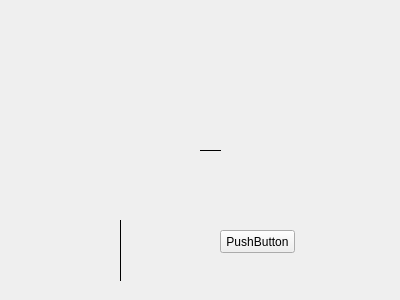
<?xml version="1.0" encoding="UTF-8"?>
<ui version="4.0">
 <class>SingleReaction</class>
 <widget class="QWidget" name="SingleReaction">
  <property name="geometry">
   <rect>
    <x>0</x>
    <y>0</y>
    <width>400</width>
    <height>300</height>
   </rect>
  </property>
  <property name="windowTitle">
   <string>Form</string>
  </property>
  <widget class="QPushButton" name="pushButton">
   <property name="geometry">
    <rect>
     <x>220</x>
     <y>230</y>
     <width>75</width>
     <height>23</height>
    </rect>
   </property>
   <property name="text">
    <string>PushButton</string>
   </property>
  </widget>
  <widget class="QLabel" name="label">
   <property name="geometry">
    <rect>
     <x>80</x>
     <y>20</y>
     <width>201</width>
     <height>201</height>
    </rect>
   </property>
   <property name="text">
    <string/>
   </property>
   <property name="pixmap">
    <pixmap>../../../python files/icons/web.png</pixmap>
   </property>
   <property name="scaledContents">
    <bool>true</bool>
   </property>
  </widget>
  <widget class="Line" name="line_H">
   <property name="geometry">
    <rect>
     <x>200</x>
     <y>150</y>
     <width>21</width>
     <height>1</height>
    </rect>
   </property>
   <property name="frameShadow">
    <enum>QFrame::Plain</enum>
   </property>
   <property name="orientation">
    <enum>Qt::Horizontal</enum>
   </property>
  </widget>
  <widget class="Line" name="line_V">
   <property name="geometry">
    <rect>
     <x>120</x>
     <y>220</y>
     <width>1</width>
     <height>61</height>
    </rect>
   </property>
   <property name="frameShadow">
    <enum>QFrame::Plain</enum>
   </property>
   <property name="orientation">
    <enum>Qt::Vertical</enum>
   </property>
  </widget>
 </widget>
 <resources/>
 <connections/>
</ui>
